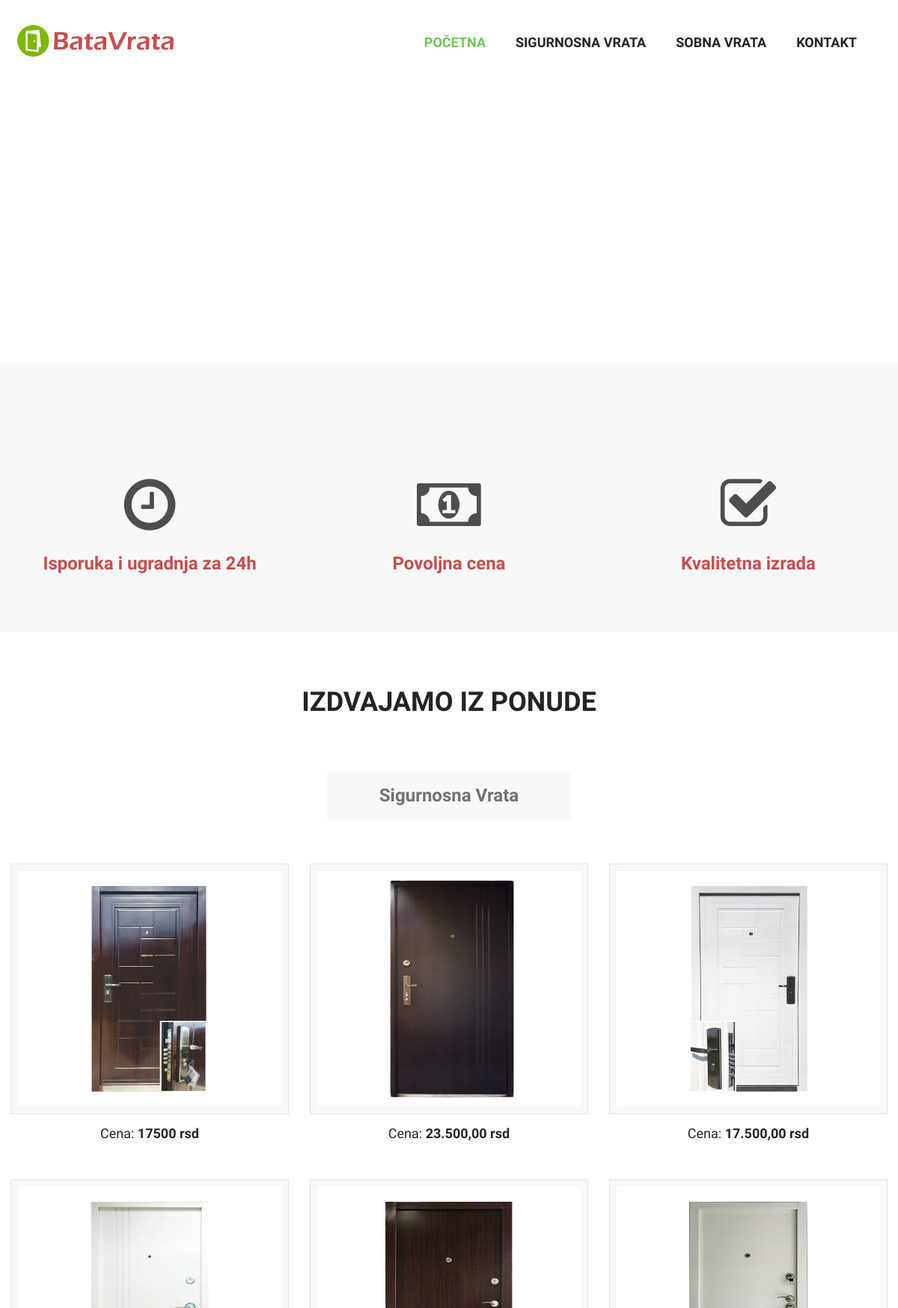
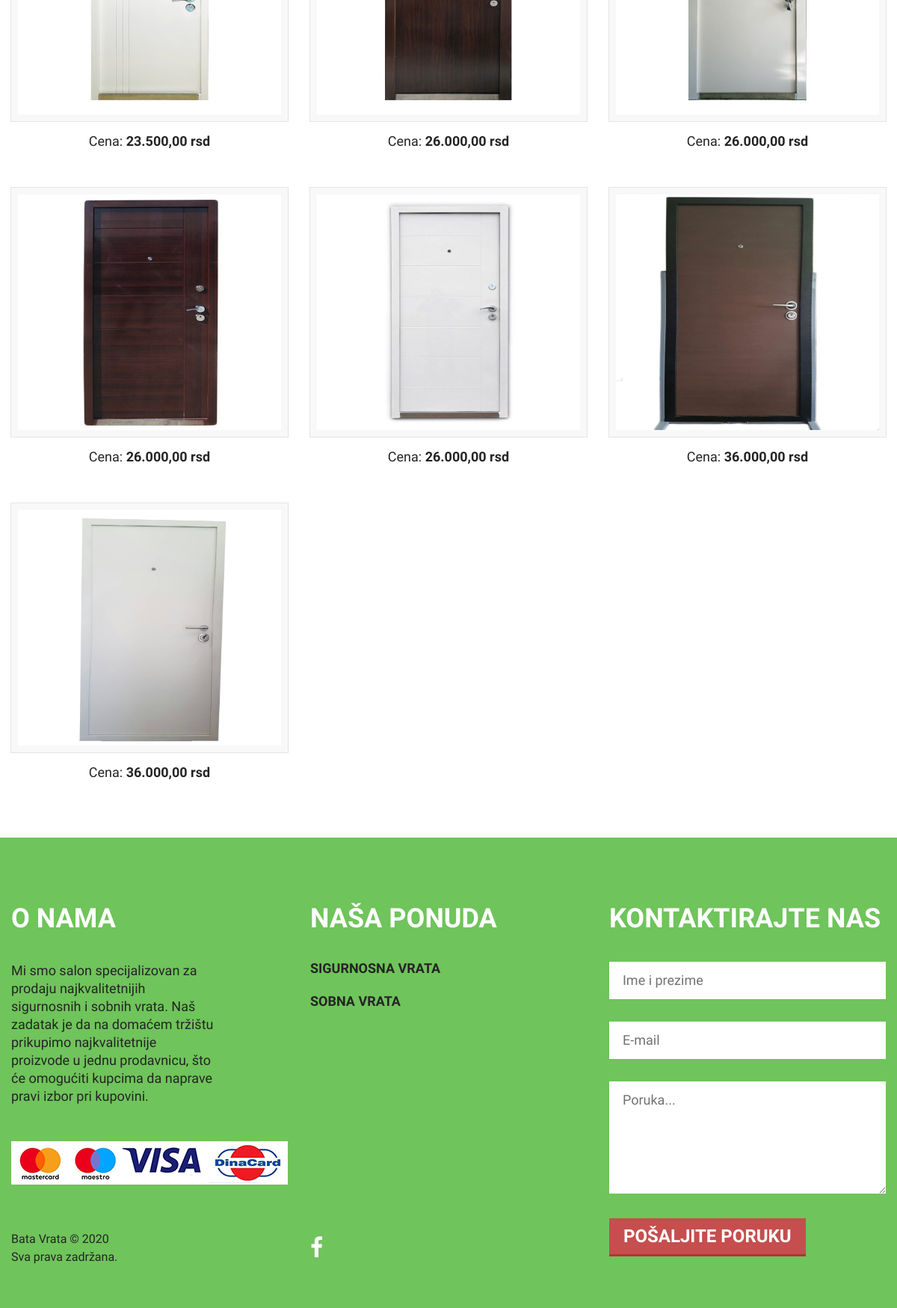
The page / (upper part) on the database its author committed (2 pictures, top to bottom).
### tables this page shows
CREATE TABLE `categories` (
  `id` int(11) NOT NULL,
  `name` varchar(255) NOT NULL,
  `parent_id` int(11) DEFAULT NULL
);

CREATE TABLE `products` (
  `id` int(11) NOT NULL,
  `name` varchar(255) NOT NULL,
  `color` varchar(255) NOT NULL,
  `width` varchar(255) NOT NULL,
  `dimension` varchar(255) NOT NULL,
  `number_locks` varchar(255) NOT NULL,
  `purchasetime` varchar(255) NOT NULL,
  `description` text NOT NULL,
  `price` varchar(255) NOT NULL,
  `cat_id` int(11) NOT NULL
);

CREATE TABLE `pictures` (
  `id` int(11) NOT NULL,
  `big` varchar(255) NOT NULL,
  `small` varchar(255) NOT NULL,
  `product_id` int(11) NOT NULL
);

### config/connection.php (called while the page is built, shortened)
<?php
try {
    $conn = new PDO("mysql:host=".SERVER.";dbname=".DATABASE.";charset=utf8", USERNAME, PASSWORD);
    $conn->setAttribute(PDO::ATTR_DEFAULT_FETCH_MODE, PDO::FETCH_OBJ);
    $conn->setAttribute(PDO::ATTR_ERRMODE, PDO::ERRMODE_EXCEPTION);
}
catch(PDOException $ex){
    echo $ex->getMessage();
}
function executeQuery($query){
    global $conn;
    return $conn->query($query)->fetchAll();
}
?>

### models/categories/functions.php (called while the page is built)
<?php
     function getAllCategories(){
        try{
        return executeQuery("SELECT * FROM categories WHERE parent_id IS NULL");
        }
        catch(PDOException $e){
            handle($e->getMessage());
        }
    }
?>

### models/products/functions.php (called while the page is built, shortened)
<?php
    function allProductsFromSigurnosnaVrata()
    {
        global $conn;
        try{
            $products = $conn->prepare("SELECT *,p.id as productID,p.name as productName FROM products p INNER JOIN pictures s ON p.id=s.product_id INNER JOIN categories c ON p.cat_id=c.id WHERE cat_id=1");
            $products->execute([
            ]);
            $result = $products->fetchAll();
            return $result;
        }
        catch(PDOException $e){
            writeError($e->getMessage());
        }
    }
?>

### views/pages/main.php (the view, shortened to what this page needs)
<main>
    <section>
        <div class="camera_container">
        </div>
    </section>
    <section class="well_1 bg_1">
        <div class="container">
            <div class="row">
                <div class="col-lg-4 resp-margin">
                    <a href="#" class="fa fa-clock-o"></a>
                    <h4>Isporuka i ugradnja za 24h</h4>
                </div>
                <div class="col-lg-4 resp-margin">
                    <a href="#" class="fa fa-money"></a>
                    <h4>Povoljna cena</h4>
                </div>
                <div class="col-lg-4 resp-margin">
                    <a href="#" class="fa fa-check-square-o"></a>
                    <h4>Kvalitetna izrada</h4></div>
            </div>
        </div>
    </section>
    <section class="well">
        <div class="container">
            <h3>Izdvajamo iz ponude</h3>
            <div class="resp-tabs" style="text-align: center;" id="tab-">
                <ul class="resp-tabs-list">
                    <li>Sigurnosna Vrata</li>
                </ul>
                <div class="resp-tabs-container">
                    <div>
                       <div class="row">
                       <?php
                            require_once "models/products/functions.php";
                            $products_sigurnosna = allProductsFromSigurnosnaVrata();
                            foreach($products_sigurnosna as $product_sigurnosna):
                        ?>
                   <div class="col-sm-4">
                   <div class="doors-img">
                            <a class="thumb top__767" href="<?=$product_sigurnosna->big?>" data-fancybox-group="1">
                                <img src="<?=$product_sigurnosna->big?>" alt=""/>
                            </a>
                            </div>
                                <p style="text-align:center">
                                Cena: <b style="font-weight:bold;"><?=$product_sigurnosna->price ?> rsd</b></p>
                        </div>
                            <?php endforeach; ?>
               </div>
                    </div>
                </div>
            </div>
        </div>
    </section>
</main>

### views/fixed/head.php (shortened to what this page needs)
<div class="page">
    <header>
        <div id="stuck_container" class="stuck_container">
            <div class="container">
                <div class="brand">
                    <h1 class="brand_name">
                        <a href="index.php"><img src="images/logo.svg" alt="#"></a>
                    </h1>
                </div>
                <nav class="nav">
                    <ul class="sf-menu" data-type="navbar">
                        <li class="active">
                            <a href="index.php">Početna</a>
                        </li>
                        <?php
                            require_once "models/categories/functions.php";
                            $categories = getAllCategories();
                            foreach($categories as $category):
                        ?>
                        <li>
                            <a href="index.php?page=doors&catid=<?=$category->id?>"><?=$category->name?></a>
                        </li>
                            <?php endforeach;?>
                        <li>
                            <a href="index.php?page=contact">Kontakt</a>
                        </li>
                    </ul>
                </nav>
            </div>
        </div>
    </header>

### views/fixed/footer.php (shortened to what this page needs)
    <footer class="well bg_2">
        <div class="container">
            <div class="row">
                <div class="col-sm-4">
                    <h3>O nama</h3>
                    <p>Mi smo salon specijalizovan za prodaju najkvalitetnijih sigurnosnih i sobnih vrata. Naš zadatak je
                    da na domaćem tržištu prikupimo najkvalitetnije proizvode u jednu prodavnicu, što će
                    omogućiti kupcima da naprave pravi izbor pri kupovini. </p>
					<br/><br/>
					<img src="images/payment.jpg" alt="nacini placanja">
                </div>
                <div class="col-sm-4">
                    <h3>Naša ponuda</h3>
                    <ul class="list">
                    <?php
                    $categories = getAllCategories();
                    foreach($categories as $category):
                    ?>
                        <li>
                            <a href="index.php?page=doors&catid=<?=$category->id?>"><?=$category->name?></a>
                        </li>
                    <?php endforeach; ?>
                    </ul>
                </div>
                <div class="col-sm-4">
                    <h3>Kontaktirajte nas</h3>
       <form class='rd-mailform' method="post" action="bat/rd-mailform.php">
                        <fieldset>
                            <label>
                                <input type="text"
                                       name="name"
                                       placeholder="Ime i prezime"
                                       data-constraints="@LettersOnly @NotEmpty"/>
                            </label>
                            <label>
                                <input type="text"
                                       name="email"
                                       placeholder="E-mail"
                                       data-constraints="@Email @NotEmpty"/>
                            </label>
                            <label>
        <textarea name="message" placeholder="Poruka..."
                  data-constraints="@NotEmpty"></textarea>
                            </label>
                            <div class="mfControls">
                                <button class="btn_1" type="submit">Pošaljite poruku</button>
                            </div>
                        </fieldset>
                    </form>
                </div>
            </div>
            <div class="row rowwr">
                <div class="col-sm-4 flright"></div>
                <div class="col-sm-4 flright">
                    <ul class="social-list">
                        <li>
                            <a class="fa fa-facebook" href="#"></a>
                        </li>
                    </ul>
                </div>
                <div class="col-sm-4 flright">
                    <div class="copy">
                        Bata Vrata © <span id="copyright-year"></span><br/> Sva prava zadržana.
                    </div>
                </div>
            </div>
        </div>
    </footer>
</div>
</body></html>

### css/grid.css (style rules this page uses)
html, body, div, span, applet, object, iframe, h1, h2, h3, h4, h5, h6, p, blockquote, pre, a, abbr, acronym, address, big, cite, code, del, dfn, em, img, ins, kbd, q, s, samp, small, strike, strong, sub, sup, tt, var, b, u, i, center, dl, dt, dd, ol, ul, li, fieldset, form, label, legend, table, caption, tbody, tfoot, thead, tr, th, td, article, aside, canvas, details, embed, figure, figcaption, footer, header, hgroup, menu, nav, output, ruby, section, summary, time, mark, audio, video { margin: 0; padding: 0; border: 0; font-size: 100%; font: inherit; vertical-align: top; }
article, aside, details, figcaption, figure, footer, header, hgroup, menu, nav, section { display: block; }
body { line-height: 1; }
ol, ul { list-style: none; }
button, input[type='button'] { background: none; border: none; display: inline-block; margin: 0; padding: 0; outline: none; outline-offset: 0; overflow: visible; cursor: pointer; -webkit-appearance: none; }
input[type='text'], input[type='time'], input[type='url'], input[type='month'], input[type='week'], input[type='email'], input[type='color'], input[type='datetime'], input[type='datetime-local'], input[type='range'], input[type='search'], input[type='tel'], input[type='date'], input[type='password'], input[type='number'] { outline: none; background-color: transparent; border: none; -webkit-appearance: none; border-radius: 0; vertical-align: baseline; box-shadow: none; }
*, *:before, *:after { box-sizing: border-box; -webkit-box-sizing: border-box; -moz-box-sizing: border-box; }
.container { margin-right: auto; margin-left: auto; padding-left: 15px; padding-right: 15px; min-width: 300px; }
.container:before, .container:after { display: table; content: ""; line-height: 0; }
.container:after { clear: both; }
@media (min-width: 768px) { .container { width: 750px; } }
@media (min-width: 992px) { .container { width: 970px; } }
@media (min-width: 1200px) { .container { width: 1200px; } }
.row { margin-left: -15px; margin-right: -15px; }
.row:before, .row:after { display: table; content: ""; line-height: 0; }
.row:after { clear: both; }
.col-xs-1, .col-sm-1, .col-md-1, .col-lg-1, .col-xs-2, .col-sm-2, .col-md-2, .col-lg-2, .col-xs-3, .col-sm-3, .col-md-3, .col-lg-3, .col-xs-4, .col-sm-4, .col-md-4, .col-lg-4, .col-xs-5, .col-sm-5, .col-md-5, .col-lg-5, .col-xs-6, .col-sm-6, .col-md-6, .col-lg-6, .col-xs-7, .col-sm-7, .col-md-7, .col-lg-7, .col-xs-8, .col-sm-8, .col-md-8, .col-lg-8, .col-xs-9, .col-sm-9, .col-md-9, .col-lg-9, .col-xs-10, .col-sm-10, .col-md-10, .col-lg-10, .col-xs-11, .col-sm-11, .col-md-11, .col-lg-11, .col-xs-12, .col-sm-12, .col-md-12, .col-lg-12 { min-height: 1px; padding-left: 15px; padding-right: 15px; }
@media (min-width: 768px) { .col-sm-1, .col-sm-2, .col-sm-3, .col-sm-4, .col-sm-5, .col-sm-6, .col-sm-7, .col-sm-8, .col-sm-9, .col-sm-10, .col-sm-11, .col-sm-12 { float: left; } }
@media (min-width: 768px) { .col-sm-4 { width: 33.33333%; } }
@media (min-width: 1200px) { .col-lg-1, .col-lg-2, .col-lg-3, .col-lg-4, .col-lg-5, .col-lg-6, .col-lg-7, .col-lg-8, .col-lg-9, .col-lg-10, .col-lg-11, .col-lg-12 { float: left; } }
@media (min-width: 1200px) { .col-lg-4 { width: 33.33333%; } }

### css/camera.css (style rules this page uses)
.camera_container { position:relative;padding-bottom:31%; }

### css/rd-mailform.css (style rules this page uses)
.rd-mailform { position:relative;text-align:left;margin-left:auto;margin-right:auto; }
.rd-mailform fieldset { border:none; }
.rd-mailform label { position:relative;display:block;width:100%;margin-top:25px; }
.rd-mailform label:first-child { margin-top:0; }
.rd-mailform label input,.rd-mailform label select { height:50px; }
.rd-mailform label input,.rd-mailform label select,.rd-mailform label textarea { display:block;width:100%;margin:0;-webkit-appearance:none;font-size:18px;padding:13px 18px;line-height:24px;color:#727272;background:#FFF;font-family:"PT Sans Narrow",sans-serif;border:0px solid;border-radius:0px; }
.rd-mailform label textarea { resize:vertical;overflow:auto;min-height:50px;height:150px;max-height:225px; }
@media (min-width: 768px) { .rd-mailform label { margin-top:30px; } }
.mfControls { margin-top:20px;z-index:1;position:relative; }
.mfControls { margin-top:25px;word-spacing:10px;text-align:left; }
.mfControls>* { word-spacing:normal;margin-bottom:5px;font-family:"PT Sans Narrow",sans-serif; }

### rows shown on the page
categories: name "SIGURNOSNA VRATA"
categories: name "SOBNA VRATA"
products: pictures.big (picture), price "17500"
products: pictures.big (picture), price "23.500,00"
products: pictures.big (picture), price "17.500,00"
products: pictures.big (picture), price "23.500,00"
products: pictures.big (picture), price "26.000,00"
products: pictures.big (picture), price "26.000,00"
products: pictures.big (picture), price "26.000,00"
products: pictures.big (picture), price "26.000,00"
products: pictures.big (picture), price "36.000,00"
products: pictures.big (picture), price "36.000,00"
